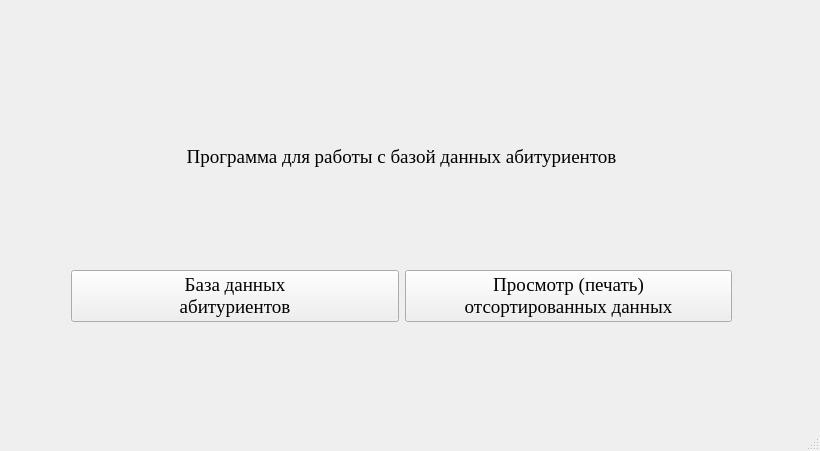
<?xml version="1.0" encoding="UTF-8"?>
<ui version="4.0">
 <class>MainWindow</class>
 <widget class="QMainWindow" name="MainWindow">
  <property name="geometry">
   <rect>
    <x>0</x>
    <y>0</y>
    <width>820</width>
    <height>451</height>
   </rect>
  </property>
  <property name="windowTitle">
   <string>MainWindow</string>
  </property>
  <widget class="QWidget" name="centralwidget">
   <widget class="QWidget" name="">
    <property name="geometry">
     <rect>
      <x>71</x>
      <y>51</y>
      <width>661</width>
      <height>271</height>
     </rect>
    </property>
    <layout class="QVBoxLayout" name="verticalLayout">
     <item>
      <widget class="QLabel" name="label">
       <property name="font">
        <font>
         <family>Times New Roman</family>
         <pointsize>16</pointsize>
        </font>
       </property>
       <property name="text">
        <string>&lt;html&gt;&lt;head/&gt;&lt;body&gt;&lt;p align=&quot;center&quot;&gt;&lt;span style=&quot; font-size:14pt;&quot;&gt;Программа для работы с базой данных абитуриентов&lt;/span&gt;&lt;/p&gt;&lt;/body&gt;&lt;/html&gt;</string>
       </property>
      </widget>
     </item>
     <item>
      <layout class="QHBoxLayout" name="horizontalLayout">
       <item>
        <widget class="QPushButton" name="bd_abityr_btn">
         <property name="font">
          <font>
           <family>Times New Roman</family>
           <pointsize>14</pointsize>
          </font>
         </property>
         <property name="text">
          <string>База данных 
абитуриентов</string>
         </property>
        </widget>
       </item>
       <item>
        <widget class="QPushButton" name="sort_btn">
         <property name="font">
          <font>
           <family>Times New Roman</family>
           <pointsize>14</pointsize>
          </font>
         </property>
         <property name="text">
          <string>Просмотр (печать) 
отсортированных данных</string>
         </property>
        </widget>
       </item>
      </layout>
     </item>
    </layout>
   </widget>
  </widget>
  <widget class="QMenuBar" name="menubar">
   <property name="geometry">
    <rect>
     <x>0</x>
     <y>0</y>
     <width>820</width>
     <height>26</height>
    </rect>
   </property>
  </widget>
  <widget class="QStatusBar" name="statusbar"/>
 </widget>
 <resources/>
 <connections/>
</ui>
